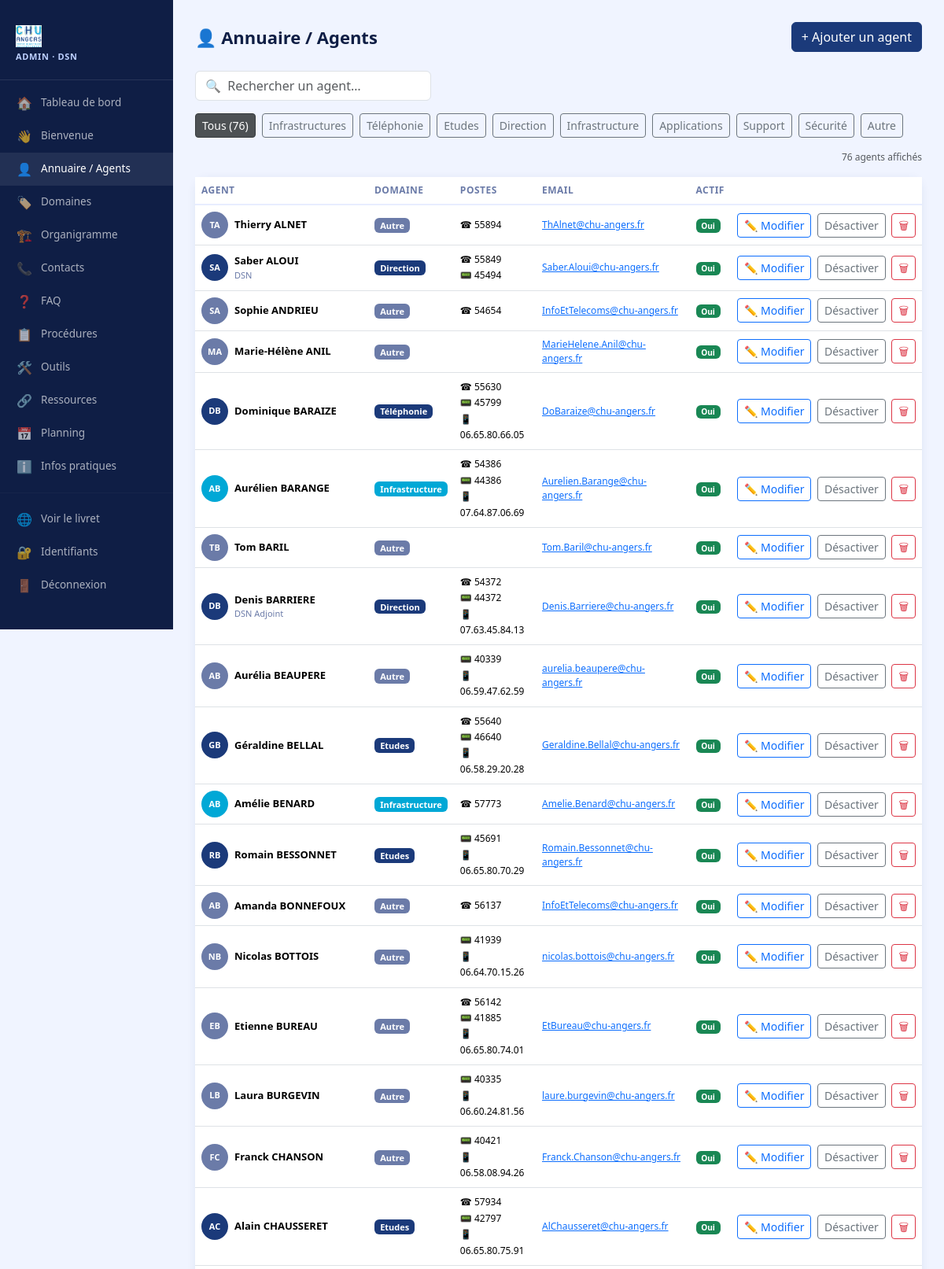
The page /admin/agents.php (signed in, upper part) on the database its author committed.
### tables this page shows
CREATE TABLE `domaines` (
  `id` int(11) NOT NULL AUTO_INCREMENT,
  `nom` varchar(100) NOT NULL,
  `couleur` varchar(20) NOT NULL DEFAULT '#1B3A7A',
  `ordre` int(11) DEFAULT '0',
  PRIMARY KEY (`id`)
);

CREATE TABLE `agents` (
  `id` int(11) NOT NULL AUTO_INCREMENT,
  `nom` varchar(200) NOT NULL,
  `prenom` varchar(100) DEFAULT NULL,
  `role_label` varchar(200) DEFAULT NULL,
  `pole` varchar(100) DEFAULT 'Autre',
  `extension` varchar(20) DEFAULT NULL,
  `poste2` varchar(20) DEFAULT NULL,
  `numero_long` varchar(30) DEFAULT NULL,
  `email` varchar(200) DEFAULT NULL,
  `initiales` varchar(5) DEFAULT NULL,
  `couleur` varchar(20) DEFAULT '#1B3A7A',
  `actif` tinyint(1) DEFAULT '1',
  `ordre` int(11) DEFAULT '0',
  PRIMARY KEY (`id`)
);

### admin/agents.php (the view, shortened to what this page needs)
<?php
require_once '_layout.php';
$db  = getDB();
$domainesRows = $db->query("SELECT * FROM domaines ORDER BY ordre,id")->fetchAll();
$action = $_GET['action'] ?? 'list';
?>
<div class="page-header">
  <h1>👤 Annuaire / Agents</h1>
  <a href="?action=add" class="btn btn-primary">+ Ajouter un agent</a>
</div>
<?php if ($action === 'list'):
$agents = $db->query("SELECT * FROM agents ORDER BY nom,prenom")->fetchAll();
$dcMap  = array_column($domainesRows, 'couleur', 'nom');
?>
<div class="d-flex gap-3 mb-3 align-items-center flex-wrap">
  <input id="agentSearch" type="text" class="form-control" placeholder="🔍  Rechercher un agent…" style="max-width:300px"
    oninput="filterAgents()">
  <div class="d-flex gap-2 flex-wrap" id="domaineBtns">
    <button class="btn btn-sm btn-dark active" onclick="filterAgents(this, '')">Tous (<?= count($agents) ?>)</button>
    <?php foreach ($domainesRows as $d): ?>
    <button class="btn btn-sm btn-outline-secondary" data-domaine="<?= htmlspecialchars($d['nom']) ?>"
      onclick="filterAgents(this, '<?= htmlspecialchars($d['nom'], ENT_QUOTES) ?>')"
      style="--dc:<?= htmlspecialchars($d['couleur']) ?>">
      <?= htmlspecialchars($d['nom']) ?>
    </button>
    <?php endforeach; ?>
  </div>
  <span id="agentCount" class="text-muted ms-auto" style="font-size:12px;white-space:nowrap"></span>
</div>
<div class="card">
  <div class="table-responsive">
    <table class="table mb-0" id="agentsTable">
      <thead><tr>
        <th style="width:220px">Agent</th>
        <th>Domaine</th>
        <th>Postes</th>
        <th>Email</th>
        <th style="width:50px">Actif</th>
        <th style="width:220px"></th>
      </tr></thead>
      <tbody>
      <?php foreach ($agents as $a):
        $dc = $dcMap[$a['pole']] ?? '#6B7BA8';
      ?>
      <tr class="agent-row" data-domaine="<?= htmlspecialchars($a['pole']) ?>"
          data-search="<?= htmlspecialchars(strtolower($a['nom'].' '.$a['prenom'].' '.($a['role_label']??'').' '.($a['extension']??'').' '.($a['poste2']??'').' '.($a['numero_long']??''))) ?>"
          style="<?= !$a['actif'] ? 'opacity:.45' : '' ?>">
        <td>
          <div class="d-flex align-items-center gap-2">
            <div style="width:34px;height:34px;border-radius:50%;background:<?= $dc ?>;color:#fff;font-size:11px;font-weight:800;display:flex;align-items:center;justify-content:center;flex-shrink:0"><?= htmlspecialchars($a['initiales']) ?></div>
            <div>
              <div style="font-weight:700;font-size:13px"><?= htmlspecialchars($a['prenom'] ?? '') ?> <?= htmlspecialchars($a['nom']) ?></div>
              <?php if ($a['role_label']): ?>
              <div style="font-size:11px;color:#6B7BA8"><?= htmlspecialchars($a['role_label']) ?></div>
              <?php endif; ?>
            </div>
          </div>
        </td>
        <td>
          <span class="badge" style="background:<?= $dc ?>;font-size:11px"><?= htmlspecialchars($a['pole']) ?></span>
        </td>
        <td style="font-size:12px;line-height:1.7">
          <?php if ($a['extension'])  echo '<span title="Poste fixe">☎ ' . htmlspecialchars($a['extension'])  . '</span><br>'; ?>
          <?php if ($a['poste2'])     echo '<span title="DECT">📟 '    . htmlspecialchars($a['poste2'])     . '</span><br>'; ?>
          <?php if ($a['numero_long'])echo '<span title="Mobile">📱 '  . htmlspecialchars($a['numero_long']).'</span>'; ?>
        </td>
        <td style="font-size:12px">
          <a href="mailto:<?= htmlspecialchars($a['email']) ?>"><?= htmlspecialchars($a['email']) ?></a>
        </td>
        <td>
          <span class="badge bg-<?= $a['actif'] ? 'success' : 'secondary' ?>"><?= $a['actif'] ? 'Oui' : 'Non' ?></span>
        </td>
        <td class="text-end" style="white-space:nowrap">
          <a href="?action=edit&id=<?= $a['id'] ?>" class="btn btn-sm btn-outline-primary">✏️ Modifier</a>
          <a href="?action=toggle&id=<?= $a['id'] ?>" class="btn btn-sm btn-outline-secondary ms-1"><?= $a['actif'] ? 'Désactiver' : 'Activer' ?></a>
          <a href="?action=delete&id=<?= $a['id'] ?>" class="btn btn-sm btn-outline-danger ms-1"
             onclick="return confirm('Supprimer <?= htmlspecialchars($a['prenom'].' '.$a['nom'], ENT_QUOTES) ?> ?')">🗑</a>
        </td>
      </tr>
      <?php endforeach; ?>
      </tbody>
    </table>
  </div>
</div>
<?php endif; ?>
<?php require_once '_footer.php'; ?>

### admin/_layout.php (style rules this page uses)
body { background: #F0F4FF; font-family: 'Segoe UI', system-ui, sans-serif; }
.page-header { display:flex; align-items:center; justify-content:space-between; margin-bottom:24px; }
.page-header h1 { font-size:22px; font-weight:800; color:#0F1E45; margin:0; }
.card { border:none; border-radius:16px; box-shadow:0 2px 12px rgba(27,58,122,.08); }
.btn-primary { background:#1B3A7A; border-color:#1B3A7A; }
.table th { font-size:12px; text-transform:uppercase; letter-spacing:.04em; color:#6B7BA8; border-bottom:2px solid #E8EDFF; }
.table td { vertical-align:middle; font-size:13.5px; }

### rows shown on the page
domaines: nom "Infrastructures"
domaines: nom "Téléphonie"
domaines: nom "Etudes"
domaines: nom "Direction"
domaines: nom "Infrastructure"
domaines: nom "Applications"
domaines: nom "Support"
domaines: nom "Sécurité"
domaines: nom "Autre"
agents: initiales "TA", prenom "Thierry", nom "ALNET", pole "Autre", extension "55894", email "ThAlnet@chu-angers.fr", actif "Oui"
agents: initiales "SA", prenom "Saber", nom "ALOUI", role_label "DSN", pole "Direction", extension "55849", poste2 "45494", email "Saber.Aloui@chu-angers.fr", actif "Oui"
agents: initiales "SA", prenom "Sophie", nom "ANDRIEU", pole "Autre", extension "54654", email "InfoEtTelecoms@chu-angers.fr", actif "Oui"
agents: initiales "MA", prenom "Marie-Hélène", nom "ANIL", pole "Autre", email "MarieHelene.Anil@chu-angers.fr", actif "Oui"
agents: initiales "DB", prenom "Dominique", nom "BARAIZE", pole "Téléphonie", extension "55630", poste2 "45799", numero_long "06.65.80.66.05", email "DoBaraize@chu-angers.fr", actif "Oui"
agents: initiales "AB", prenom "Aurélien", nom "BARANGE", pole "Infrastructure", extension "54386", poste2 "44386", numero_long "07.64.87.06.69", email "Aurelien.Barange@chu-angers.fr", actif "Oui"
agents: initiales "TB", prenom "Tom", nom "BARIL", pole "Autre", email "Tom.Baril@chu-angers.fr", actif "Oui"
agents: initiales "DB", prenom "Denis", nom "BARRIERE", role_label "DSN Adjoint", pole "Direction", extension "54372", poste2 "44372", numero_long "07.63.45.84.13", email "Denis.Barriere@chu-angers.fr", actif "Oui"
agents: initiales "AB", prenom "Aurélia", nom "BEAUPERE", pole "Autre", poste2 "40339", numero_long "06.59.47.62.59", email "aurelia.beaupere@chu-angers.fr", actif "Oui"
agents: initiales "GB", prenom "Géraldine", nom "BELLAL", pole "Etudes", extension "55640", poste2 "46640", numero_long "06.58.29.20.28", email "Geraldine.Bellal@chu-angers.fr", actif "Oui"
agents: initiales "AB", prenom "Amélie", nom "BENARD", pole "Infrastructure", extension "57773", email "Amelie.Benard@chu-angers.fr", actif "Oui"
agents: initiales "RB", prenom "Romain", nom "BESSONNET", pole "Etudes", poste2 "45691", numero_long "06.65.80.70.29", email "Romain.Bessonnet@chu-angers.fr", actif "Oui"
agents: initiales "AB", prenom "Amanda", nom "BONNEFOUX", pole "Autre", extension "56137", email "InfoEtTelecoms@chu-angers.fr", actif "Oui"
agents: initiales "NB", prenom "Nicolas", nom "BOTTOIS", pole "Autre", poste2 "41939", numero_long "06.64.70.15.26", email "nicolas.bottois@chu-angers.fr", actif "Oui"
agents: initiales "EB", prenom "Etienne", nom "BUREAU", pole "Autre", extension "56142", poste2 "41885", numero_long "06.65.80.74.01", email "EtBureau@chu-angers.fr", actif "Oui"
agents: initiales "LB", prenom "Laura", nom "BURGEVIN", pole "Autre", poste2 "40335", numero_long "06.60.24.81.56", email "laure.burgevin@chu-angers.fr", actif "Oui"
agents: initiales "FC", prenom "Franck", nom "CHANSON", pole "Autre", poste2 "40421", numero_long "06.58.08.94.26", email "Franck.Chanson@chu-angers.fr", actif "Oui"
agents: initiales "AC", prenom "Alain", nom "CHAUSSERET", pole "Etudes", extension "57934", poste2 "42797", numero_long "06.65.80.75.91", email "AlChausseret@chu-angers.fr", actif "Oui"

### other values the page prints
$ico "🏠"
$lbl "Tableau de bord"
$ico "👋"
$lbl "Bienvenue"
$ico "👤"
$lbl "Annuaire / Agents"
$ico "🏷️"
$lbl "Domaines"
$ico "🏗️"
$lbl "Organigramme"
$ico "📞"
$lbl "Contacts"
$ico "❓"
$lbl "FAQ"
$ico "📋"
